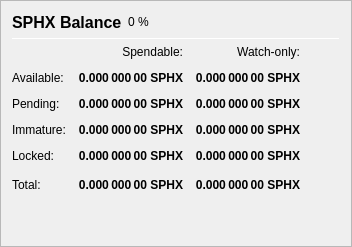
                   <widget class="QFrame" name="frame_Balances">
                    <property name="frameShape">
                     <enum>QFrame::StyledPanel</enum>
                    </property>
                    <property name="frameShadow">
                     <enum>QFrame::Raised</enum>
                    </property>
                    <layout class="QVBoxLayout" name="verticalLayout_4">
                     <item>
                      <layout class="QHBoxLayout" name="horizontalLayout_4">
                       <item>
                        <widget class="QLabel" name="label_5">
                         <property name="minimumSize">
                          <size>
                           <width>0</width>
                           <height>20</height>
                          </size>
                         </property>
                         <property name="font">
                          <font>
                           <pointsize>12</pointsize>
                           <weight>75</weight>
                           <bold>true</bold>
                          </font>
                         </property>
                         <property name="text">
                          <string>SPHX Balance</string>
                         </property>
                        </widget>
                       </item>
                       <item>
                        <widget class="QLabel" name="labelSPHXPercent">
                         <property name="text">
                          <string notr="true">0 %</string>
                         </property>
                        </widget>
                       </item>
                       <item>
                        <spacer name="horizontalSpacer_3">
                         <property name="orientation">
                          <enum>Qt::Horizontal</enum>
                         </property>
                         <property name="sizeHint" stdset="0">
                          <size>
                           <width>40</width>
                           <height>20</height>
                          </size>
                         </property>
                        </spacer>
                       </item>
                      </layout>
                     </item>
                     <item>
                      <widget class="Line" name="line_Balance">
                       <property name="minimumSize">
                        <size>
                         <width>0</width>
                         <height>1</height>
                        </size>
                       </property>
                       <property name="maximumSize">
                        <size>
                         <width>16777215</width>
                         <height>1</height>
                        </size>
                       </property>
                       <property name="orientation">
                        <enum>Qt::Horizontal</enum>
                       </property>
                      </widget>
                     </item>
                     <item>
                      <layout class="QGridLayout" name="gridLayout">
                       <property name="spacing">
                        <number>12</number>
                       </property>
                       <item row="0" column="1">
                        <widget class="QLabel" name="labelSpendable">
                         <property name="text">
                          <string>Spendable:</string>
                         </property>
                         <property name="alignment">
                          <set>Qt::AlignRight|Qt::AlignTrailing|Qt::AlignVCenter</set>
                         </property>
                        </widget>
                       </item>
                       <item row="0" column="2">
                        <widget class="QLabel" name="labelWatchonly">
                         <property name="text">
                          <string>Watch-only:</string>
                         </property>
                         <property name="alignment">
                          <set>Qt::AlignRight|Qt::AlignTrailing|Qt::AlignVCenter</set>
                         </property>
                        </widget>
                       </item>
                       <item row="1" column="0">
                        <widget class="QLabel" name="labelBalanceText">
                         <property name="text">
                          <string>Available:</string>
                         </property>
                        </widget>
                       </item>
                       <item row="1" column="1">
                        <widget class="QLabel" name="labelBalance">
                         <property name="font">
                          <font>
                           <weight>75</weight>
                           <bold>true</bold>
                          </font>
                         </property>
                         <property name="cursor">
                          <cursorShape>IBeamCursor</cursorShape>
                         </property>
                         <property name="toolTip">
                          <string>Your current spendable balance</string>
                         </property>
                         <property name="text">
                          <string notr="true">0.000 000 00 SPHX</string>
                         </property>
                         <property name="alignment">
                          <set>Qt::AlignRight|Qt::AlignTrailing|Qt::AlignVCenter</set>
                         </property>
                         <property name="textInteractionFlags">
                          <set>Qt::LinksAccessibleByMouse|Qt::TextSelectableByKeyboard|Qt::TextSelectableByMouse</set>
                         </property>
                        </widget>
                       </item>
                       <item row="1" column="2">
                        <widget class="QLabel" name="labelWatchAvailable">
                         <property name="font">
                          <font>
                           <weight>75</weight>
                           <bold>true</bold>
                          </font>
                         </property>
                         <property name="cursor">
                          <cursorShape>IBeamCursor</cursorShape>
                         </property>
                         <property name="toolTip">
                          <string>Your current balance in watch-only addresses</string>
                         </property>
                         <property name="text">
                          <string notr="true">0.000 000 00 SPHX</string>
                         </property>
                         <property name="alignment">
                          <set>Qt::AlignRight|Qt::AlignTrailing|Qt::AlignVCenter</set>
                         </property>
                         <property name="textInteractionFlags">
                          <set>Qt::LinksAccessibleByMouse|Qt::TextSelectableByKeyboard|Qt::TextSelectableByMouse</set>
                         </property>
                        </widget>
                       </item>
                       <item row="2" column="0">
                        <widget class="QLabel" name="labelPendingText">
                         <property name="text">
                          <string>Pending:</string>
                         </property>
                        </widget>
                       </item>
                       <item row="2" column="1">
                        <widget class="QLabel" name="labelUnconfirmed">
                         <property name="font">
                          <font>
                           <weight>75</weight>
                           <bold>true</bold>
                          </font>
                         </property>
                         <property name="cursor">
                          <cursorShape>IBeamCursor</cursorShape>
                         </property>
                         <property name="toolTip">
                          <string>Total of transactions that have yet to be confirmed, and do not yet count toward the spendable balance</string>
                         </property>
                         <property name="text">
                          <string notr="true">0.000 000 00 SPHX</string>
                         </property>
                         <property name="alignment">
                          <set>Qt::AlignRight|Qt::AlignTrailing|Qt::AlignVCenter</set>
                         </property>
                         <property name="textInteractionFlags">
                          <set>Qt::LinksAccessibleByMouse|Qt::TextSelectableByKeyboard|Qt::TextSelectableByMouse</set>
                         </property>
                        </widget>
                       </item>
                       <item row="2" column="2">
                        <widget class="QLabel" name="labelWatchPending">
                         <property name="font">
                          <font>
                           <weight>75</weight>
                           <bold>true</bold>
                          </font>
                         </property>
                         <property name="cursor">
                          <cursorShape>IBeamCursor</cursorShape>
                         </property>
                         <property name="toolTip">
                          <string>Unconfirmed transactions to watch-only addresses</string>
                         </property>
                         <property name="text">
                          <string notr="true">0.000 000 00 SPHX</string>
                         </property>
                         <property name="alignment">
                          <set>Qt::AlignRight|Qt::AlignTrailing|Qt::AlignVCenter</set>
                         </property>
                         <property name="textInteractionFlags">
                          <set>Qt::LinksAccessibleByMouse|Qt::TextSelectableByKeyboard|Qt::TextSelectableByMouse</set>
                         </property>
                        </widget>
                       </item>
                       <item row="3" column="0">
                        <widget class="QLabel" name="labelImmatureText">
                         <property name="text">
                          <string>Immature:</string>
                         </property>
                        </widget>
                       </item>
                       <item row="3" column="1">
                        <widget class="QLabel" name="labelImmature">
                         <property name="font">
                          <font>
                           <weight>75</weight>
                           <bold>true</bold>
                          </font>
                         </property>
                         <property name="cursor">
                          <cursorShape>IBeamCursor</cursorShape>
                         </property>
                         <property name="toolTip">
                          <string>Staked or masternode rewards that has not yet matured</string>
                         </property>
                         <property name="text">
                          <string notr="true">0.000 000 00 SPHX</string>
                         </property>
                         <property name="alignment">
                          <set>Qt::AlignRight|Qt::AlignTrailing|Qt::AlignVCenter</set>
                         </property>
                         <property name="textInteractionFlags">
                          <set>Qt::LinksAccessibleByMouse|Qt::TextSelectableByKeyboard|Qt::TextSelectableByMouse</set>
                         </property>
                        </widget>
                       </item>
                       <item row="3" column="2">
                        <widget class="QLabel" name="labelWatchImmature">
                         <property name="font">
                          <font>
                           <weight>75</weight>
                           <bold>true</bold>
                          </font>
                         </property>
                         <property name="cursor">
                          <cursorShape>IBeamCursor</cursorShape>
                         </property>
                         <property name="toolTip">
                          <string>Staked or masternode rewards in watch-only addresses that has not yet matured</string>
                         </property>
                         <property name="text">
                          <string notr="true">0.000 000 00 SPHX</string>
                         </property>
                         <property name="alignment">
                          <set>Qt::AlignRight|Qt::AlignTrailing|Qt::AlignVCenter</set>
                         </property>
                         <property name="textInteractionFlags">
                          <set>Qt::LinksAccessibleByMouse|Qt::TextSelectableByKeyboard|Qt::TextSelectableByMouse</set>
                         </property>
                        </widget>
                       </item>
                       <item row="4" column="0">
                        <widget class="QLabel" name="labelLockedBalanceText">
                         <property name="toolTip">
                          <string>Locked Sphinx or Masternode collaterals. These are excluded from xSPHX minting.</string>
                         </property>
                         <property name="text">
                          <string>Locked:</string>
                         </property>
                        </widget>
                       </item>
                       <item row="4" column="1">
                        <widget class="QLabel" name="labelLockedBalance">
                         <property name="font">
                          <font>
                           <weight>75</weight>
                           <bold>true</bold>
                          </font>
                         </property>
                         <property name="cursor">
                          <cursorShape>IBeamCursor</cursorShape>
                         </property>
                         <property name="toolTip">
                          <string>Locked Sphinx or Masternode collaterals. These are excluded from xSPHX minting.</string>
                         </property>
                         <property name="text">
                          <string notr="true">0.000 000 00 SPHX</string>
                         </property>
                         <property name="alignment">
                          <set>Qt::AlignRight|Qt::AlignTrailing|Qt::AlignVCenter</set>
                         </property>
                         <property name="textInteractionFlags">
                          <set>Qt::LinksAccessibleByMouse|Qt::TextSelectableByKeyboard|Qt::TextSelectableByMouse</set>
                         </property>
                        </widget>
                       </item>
                       <item row="4" column="2">
                        <widget class="QLabel" name="labelWatchLocked">
                         <property name="font">
                          <font>
                           <weight>75</weight>
                           <bold>true</bold>
                          </font>
                         </property>
                         <property name="cursor">
                          <cursorShape>IBeamCursor</cursorShape>
                         </property>
                         <property name="toolTip">
                          <string>Current locked balance in watch-only addresses</string>
                         </property>
                         <property name="text">
                          <string notr="true">0.000 000 00 SPHX</string>
                         </property>
                         <property name="alignment">
                          <set>Qt::AlignRight|Qt::AlignTrailing|Qt::AlignVCenter</set>
                         </property>
                         <property name="textInteractionFlags">
                          <set>Qt::LinksAccessibleByMouse|Qt::TextSelectableByKeyboard|Qt::TextSelectableByMouse</set>
                         </property>
                        </widget>
                       </item>
                       <item row="5" column="0">
                        <widget class="QLabel" name="labelTotalText">
                         <property name="text">
                          <string>Total:</string>
                         </property>
                         <property name="toolTip">
                          <string>Your current Sphinx balance, unconfirmed and immature transactions included</string>
                         </property>
                        </widget>
                       </item>
                       <item row="5" column="1">
                        <widget class="QLabel" name="labelTotal">
                         <property name="font">
                          <font>
                           <weight>75</weight>
                           <bold>true</bold>
                          </font>
                         </property>
                         <property name="cursor">
                          <cursorShape>IBeamCursor</cursorShape>
                         </property>
                         <property name="toolTip">
                          <string>Your current Sphinx balance, unconfirmed and immature transactions included</string>
                         </property>
                         <property name="text">
                          <string notr="true">0.000 000 00 SPHX</string>
                         </property>
                         <property name="alignment">
                          <set>Qt::AlignRight|Qt::AlignTrailing|Qt::AlignVCenter</set>
                         </property>
                         <property name="textInteractionFlags">
                          <set>Qt::LinksAccessibleByMouse|Qt::TextSelectableByKeyboard|Qt::TextSelectableByMouse</set>
                         </property>
                        </widget>
                       </item>
                       <item row="5" column="2">
                        <widget class="QLabel" name="labelWatchTotal">
                         <property name="font">
                          <font>
                           <weight>75</weight>
                           <bold>true</bold>
                          </font>
                         </property>
                         <property name="cursor">
                          <cursorShape>IBeamCursor</cursorShape>
                         </property>
                         <property name="toolTip">
                          <string>Current total balance in watch-only addresses</string>
                         </property>
                         <property name="text">
                          <string notr="true">0.000 000 00 SPHX</string>
                         </property>
                         <property name="alignment">
                          <set>Qt::AlignRight|Qt::AlignTrailing|Qt::AlignVCenter</set>
                         </property>
                         <property name="textInteractionFlags">
                          <set>Qt::LinksAccessibleByMouse|Qt::TextSelectableByKeyboard|Qt::TextSelectableByMouse</set>
                         </property>
                        </widget>
                       </item>
                       <item row="5" column="3">
                        <spacer name="horizontalSpacer_9">
                         <property name="orientation">
                          <enum>Qt::Horizontal</enum>
                         </property>
                         <property name="sizeHint" stdset="0">
                          <size>
                           <width>40</width>
                           <height>20</height>
                          </size>
                         </property>
                        </spacer>
                       </item>
                      </layout>
                     </item>
                     <item>
                      <spacer name="verticalSpacer_3">
                       <property name="orientation">
                        <enum>Qt::Vertical</enum>
                       </property>
                       <property name="sizeHint" stdset="0">
                        <size>
                         <width>20</width>
                         <height>40</height>
                        </size>
                       </property>
                      </spacer>
                     </item>
                    </layout>
                   </widget>
